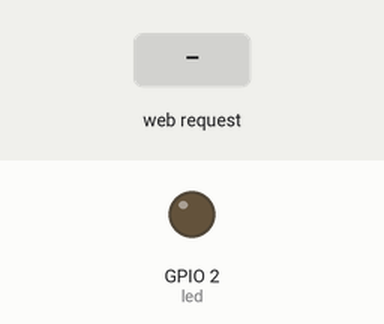
Bench run of a sketch on a simulated ESP8266 (NodeMCU). Parts: output pins drawn as LEDs (lit = HIGH). The test bench sets the inputs (shaded band). WiFi joins after 1.5 s; servers stay silent unless stated; what the sketch prints to the serial monitor is not drawn.

Above: at 2.7 s.
2.8 s: HTTP request GET /ledOn received
At 3.5 s:
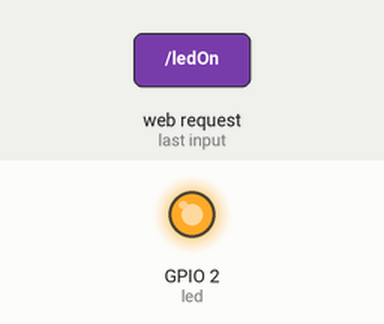
4.3 s: HTTP request GET /ledOff received
At 4.6 s:
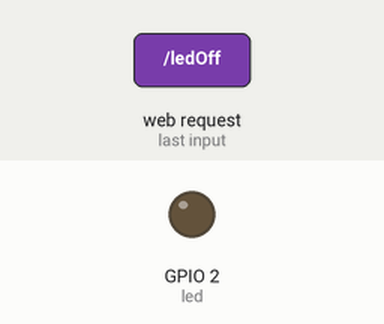
Timing chart, 0 to 7.3 s (numbered marks = the images above; inputs shaded):
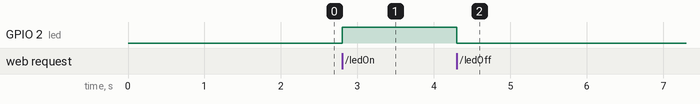

The sketch:

test_biblio.ino
```cpp
#include <ESP8266WiFi.h>
#include <ESP8266WebServer.h>

//SSID and Password of your WiFi router
const char* ssid = "James Vodafone";
const char* password = "1234567j";

ESP8266WebServer server(80);

//LED Connections
const int led = 2;

//=======================================================================
//                    SETUP
//=======================================================================
void setup(){
  Serial.begin(115200);   //Start serial connection

  pinMode(led,OUTPUT);

    WiFi.begin(ssid, password);     //Connect to your WiFi router
  Serial.println("");

  // Wait for connection
  while (WiFi.status() != WL_CONNECTED) {
    delay(500);
    Serial.print(".");
  }

  //If connection successful show IP address in serial monitor
  Serial.println("");
  Serial.print("Connected to ");
  Serial.println(ssid);
  Serial.print("IP address: ");
  Serial.println(WiFi.localIP());  //IP address assigned to your ESP

  server.on("/ledOn", []{
    digitalWrite(led, HIGH);
    });  //Associate handler function to path
  server.on("/ledOff", []{
    digitalWrite(led, LOW);
    });

  server.begin();                           //Start server
  Serial.println("HTTP server started");
}
//=======================================================================
//                    LOOP
//=======================================================================
void loop(){
  server.handleClient();
}
```

Measured:
- after the input at 2.8 s, GPIO 2 (led): LOW → HIGH at once
- after the input at 4.3 s, GPIO 2 (led): HIGH → LOW at once
